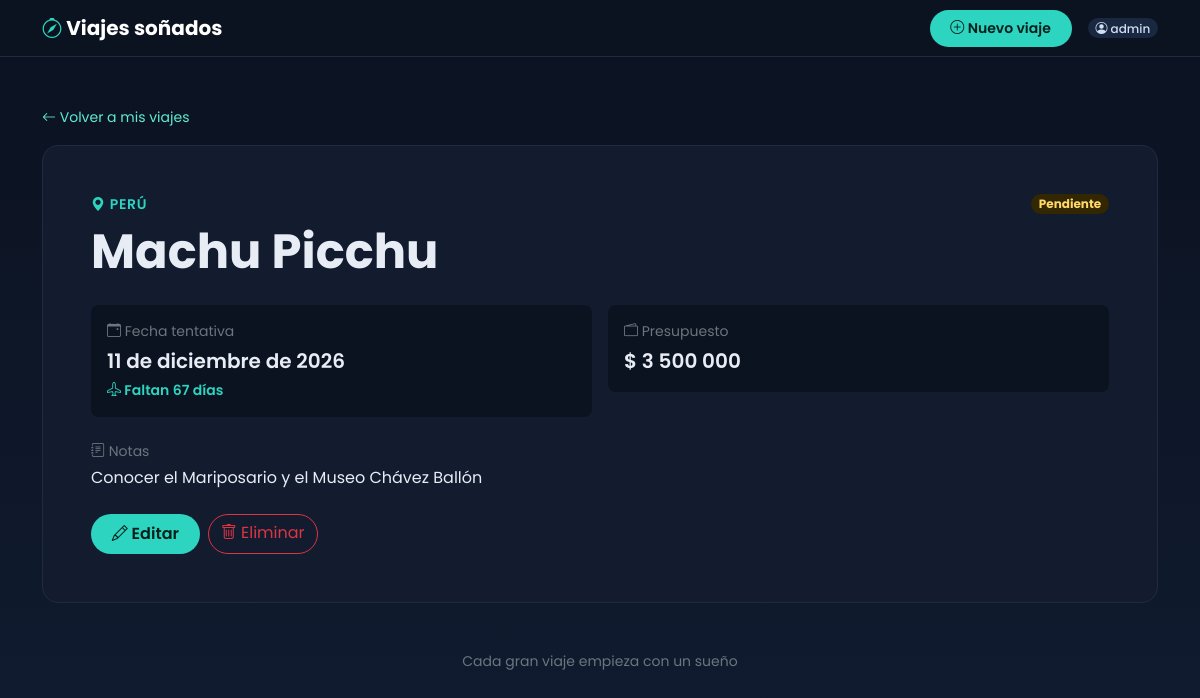
/1/ (signed in), run on the app's committed database.
### modulo/models.py (models this page shows, shortened)
class ViajeSonado(models.Model):
    usuario = models.ForeignKey(
        settings.AUTH_USER_MODEL,
        on_delete=models.CASCADE,
        related_name="viajes",
    )
    destino = models.CharField(max_length=100)
    pais = models.CharField(max_length=60)
    notas = models.TextField(blank=True)
    presupuesto = models.DecimalField(
        max_digits=12,
        decimal_places=2,
        validators=[MinValueValidator(Decimal("0.01"))],
    )
    fecha_tentativa = models.DateField()
    visitado = models.BooleanField(default=False)
    class Meta:
        ordering = ["fecha_tentativa"]
        verbose_name = "viaje soñado"
        verbose_name_plural = "viajes soñados"
    @property
    def dias_restantes(self):
        return (self.fecha_tentativa - timezone.localdate()).days

### modulo/views.py (the view)
# urls.py: path("<int:pk>/", views.detalle_viaje, name="detalle"),
@login_required(login_url="/admin/login/")
def detalle_viaje(request, pk):
    viaje = get_object_or_404(ViajeSonado, pk=pk, usuario=request.user)
    return render(request, "modulo/detalle.html", {"viaje": viaje})

### modulo/templates/modulo/detalle.html (shortened to what this page needs)
{% extends "modulo/base.html" %}
{% block contenido %}
<a href="{% url 'modulo:lista' %}" class="text-decoration-none small">
    <i class="bi bi-arrow-left"></i> Volver a mis viajes
</a>
<div class="tarjeta p-4 p-md-5 mt-3">
    <div class="d-flex justify-content-between align-items-start flex-wrap gap-2 mb-2">
        <span class="text-uppercase small fw-semibold" style="color: #2dd4bf; letter-spacing: 0.05em;">
            <i class="bi bi-geo-alt-fill"></i> {{ viaje.pais }}
        </span>
        {% if viaje.visitado %}
            <span class="badge rounded-pill bg-success-subtle text-success-emphasis">Visitado</span>
        {% else %}
            <span class="badge rounded-pill bg-warning-subtle text-warning-emphasis">Pendiente</span>
        {% endif %}
    </div>
    <h1 class="fw-bold display-5 mb-4">{{ viaje.destino }}</h1>
    <div class="row g-3 mb-4">
        <div class="col-sm-6">
            <div class="p-3 rounded-3" style="background: #0b1220;">
                <div class="text-secondary small mb-1"><i class="bi bi-calendar-event"></i> Fecha tentativa</div>
                <div class="fs-5 fw-semibold">{{ viaje.fecha_tentativa|date:"j \d\e F \d\e Y" }}</div>
                                {% if not viaje.visitado %}
                    {% with dias=viaje.dias_restantes %}
                    <div class="small fw-semibold mt-1" style="color: #2dd4bf;">
                        <i class="bi bi-airplane"></i>
                        {% if dias > 1 %}Faltan {{ dias }} días
                        {% elif dias == 1 %}¡Es mañana!
                        {% elif dias == 0 %}¡Es hoy!
                        {% else %}Fecha pasada
                        {% endif %}
                    </div>
                    {% endwith %}
                {% endif %}
            </div>
        </div>
        <div class="col-sm-6">
            <div class="p-3 rounded-3" style="background: #0b1220;">
                <div class="text-secondary small mb-1"><i class="bi bi-wallet2"></i> Presupuesto</div>
                <div class="fs-5 fw-semibold">$ {{ viaje.presupuesto|floatformat:"0g" }}</div>
            </div>
        </div>
    </div>
    <div class="mb-4">
        <div class="text-secondary small mb-1"><i class="bi bi-journal-text"></i> Notas</div>
        <p class="mb-0">{{ viaje.notas|default:"Sin notas" }}</p>
    </div>
    <div class="d-flex gap-2 flex-wrap">
        <a href="{% url 'modulo:editar' viaje.pk %}" class="btn btn-aventura">
            <i class="bi bi-pencil"></i> Editar
        </a>
        <a href="{% url 'modulo:eliminar' viaje.pk %}" class="btn btn-outline-danger rounded-pill">
            <i class="bi bi-trash"></i> Eliminar
        </a>
    </div>
</div>
{% endblock %}

### modulo/templates/modulo/base.html (shortened to what this page needs)
<!DOCTYPE html>
<html lang="es" data-bs-theme="dark">
<head>
    <link href="https://cdn.jsdelivr.net/npm/bootstrap@5.3.3/dist/css/bootstrap.min.css" rel="stylesheet">
    <link href="https://cdn.jsdelivr.net/npm/bootstrap-icons@1.11.3/font/bootstrap-icons.min.css" rel="stylesheet">
</head>
<body>
    <nav class="navbar navbar-viajes sticky-top mb-5">
        <div class="container">
            <a class="navbar-brand marca" href="{% url 'modulo:lista' %}">
                <i class="bi bi-compass"></i> Viajes soñados
            </a>
            <div class="d-flex align-items-center gap-3">
                <a class="btn btn-aventura btn-sm" href="{% url 'modulo:crear' %}">
                    <i class="bi bi-plus-circle"></i> Nuevo viaje
                </a>
                <span class="badge rounded-pill usuario">
                    <i class="bi bi-person-circle"></i> {{ request.user.username }}
                </span>
            </div>
        </div>
    </nav>
    <main class="container pb-5">
        {% block contenido %}{% endblock %}
    </main>
    <footer class="text-center text-secondary small pb-4">
        Cada gran viaje empieza con un sueño
    </footer>
</body>
</html>

### modulo/templates/modulo/base.html (style rules this page uses)
:root[data-bs-theme="dark"] { --bs-body-bg: #0b1220; --bs-body-color: #e8edf5; --bs-secondary-color: #a3b3cc; --bs-border-color: #26334a; --bs-link-color-rgb: 94, 234, 212; --bs-link-hover-color-rgb: 153, 246, 228; }
body { font-family: 'Poppins', sans-serif; background: linear-gradient(180deg, #0b1220 0%, #111c31 100%) fixed; min-height: 100vh; }
.navbar-viajes { background: #0b1220; border-bottom: 1px solid #1f2b40; }
.marca { font-weight: 700; font-size: 1.25rem; color: #fff; }
.marca i { color: #2dd4bf; }
.btn-aventura { background: #2dd4bf; border: 0; color: #04201c; font-weight: 600; border-radius: 50px; padding: 0.5rem 1.3rem; transition: transform 0.2s, background 0.2s; }
.usuario { background: #1a2740; color: #cfe0f5; font-weight: 500; }
.tarjeta { background: #121c2e; border: 1px solid #1f2b40; border-radius: 16px; transition: border-color 0.2s, transform 0.2s; }

### data on the page
ViajeSonado: pais "PERÚ", destino "Machu Picchu", fecha_tentativa "11 de diciembre de 2026", presupuesto "3 500 000", notas "Conocer el Mariposario y el Museo Chávez Ballón"

### other printed values
{{ request.user.username }} "admin"
{{ dias }} "67"
